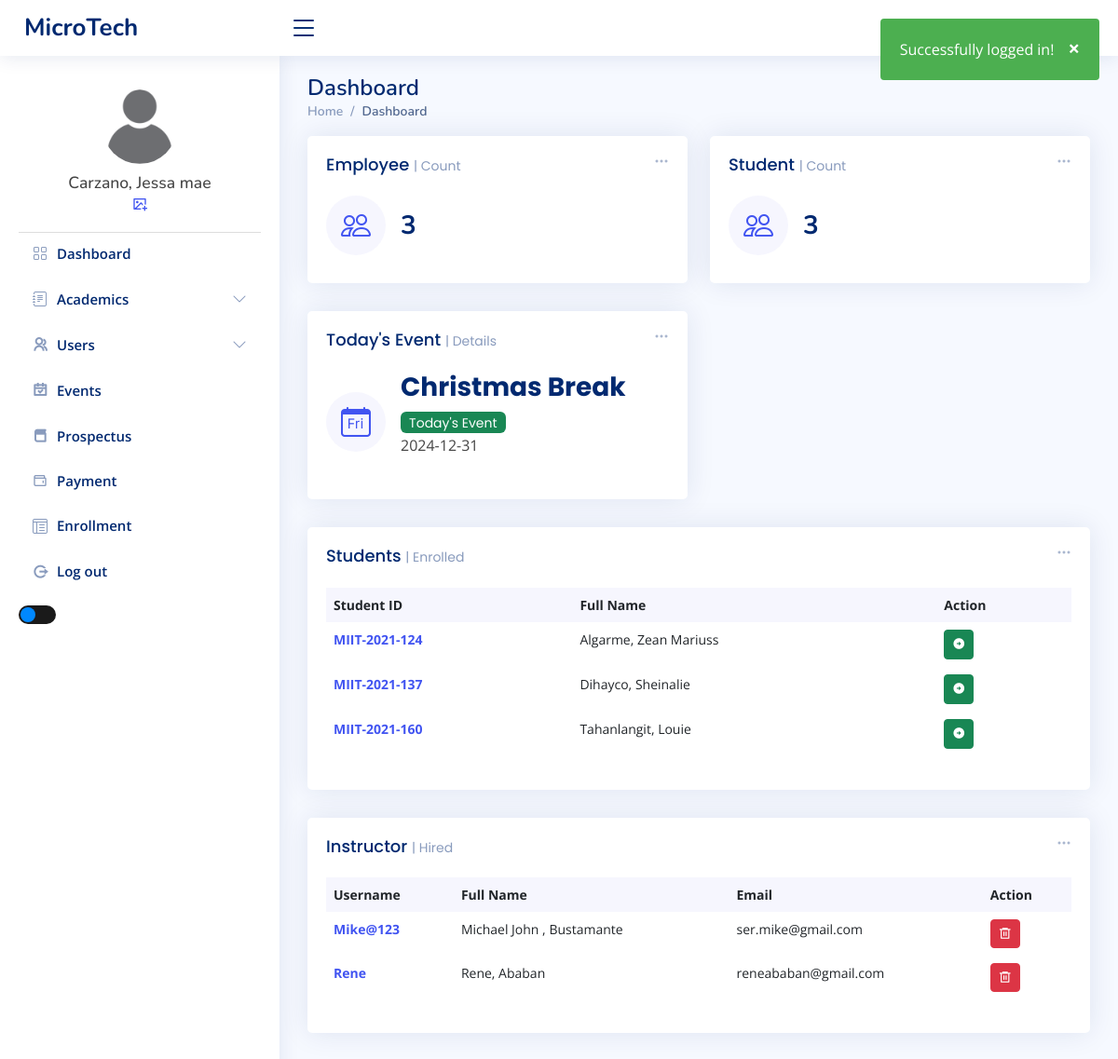
/admin/index.php (signed in), run on an earlier commit of the app's database.
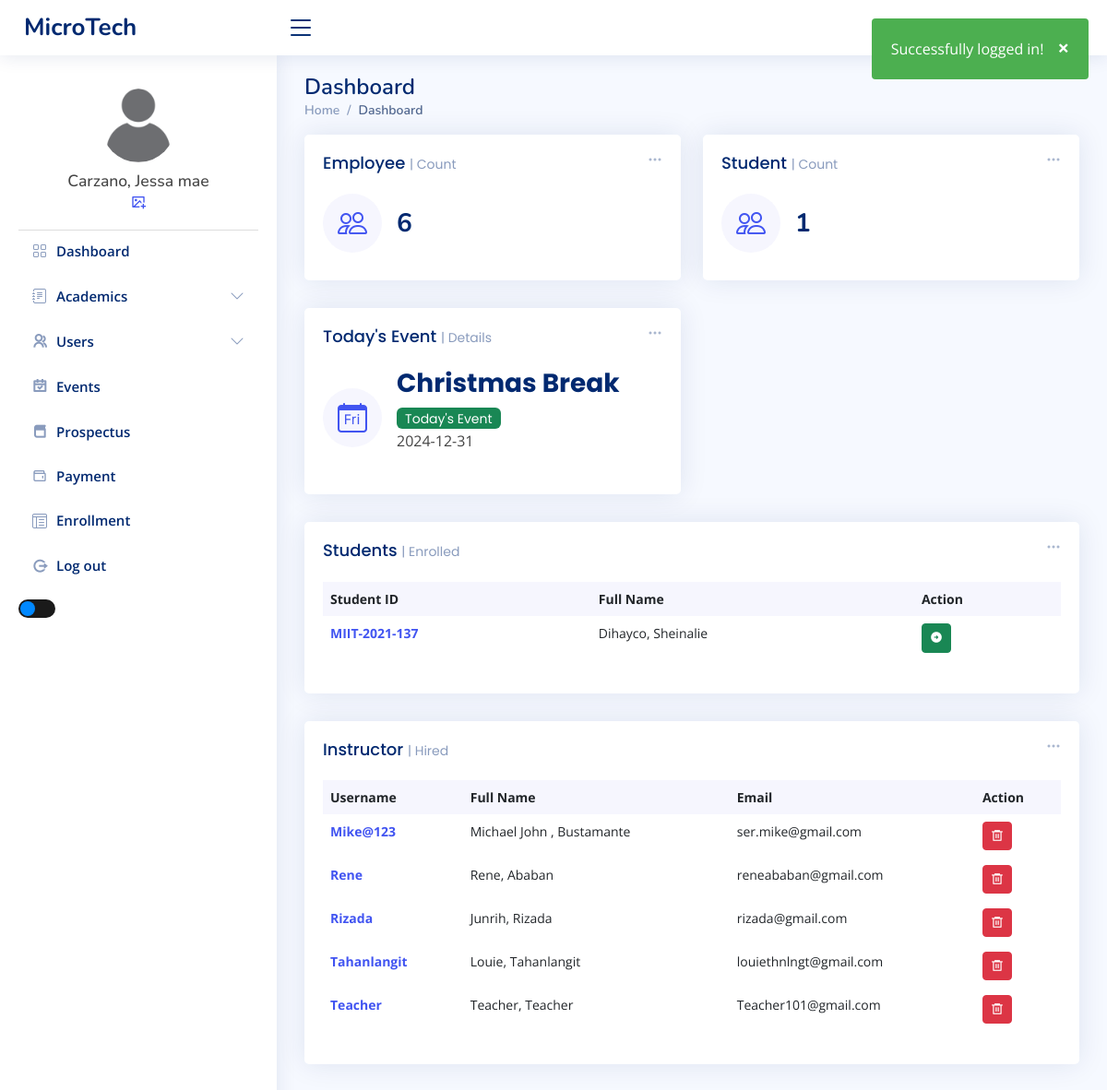
And on a later commit of the database.
### tables this page shows
CREATE TABLE `tbl_users` (
  `user_id` int(11) NOT NULL,
  `user_fname` varchar(50) NOT NULL,
  `user_lname` varchar(50) NOT NULL,
  `user_email` varchar(80) NOT NULL,
  `user_name` varchar(50) NOT NULL,
  `user_pass` varchar(100) NOT NULL,
  `user_role` varchar(20) NOT NULL,
  `user_image` varchar(100) NOT NULL,
  `date_of_birth` date DEFAULT NULL,
  `gender` enum('Male','Female') DEFAULT NULL,
  `hire_date` date DEFAULT NULL,
  `department` varchar(100) DEFAULT NULL,
  `phone_number` varchar(15) DEFAULT NULL,
  `address` varchar(255) DEFAULT NULL
);

CREATE TABLE `tbl_events` (
  `id` int(11) NOT NULL,
  `title` varchar(50) NOT NULL,
  `date` date NOT NULL,
  `description` varchar(10000) NOT NULL
);

CREATE TABLE `tbl_students` (
  `user_id` int(11) NOT NULL,
  `user_name` varchar(50) NOT NULL,
  `lname` varchar(50) NOT NULL,
  `fname` varchar(50) NOT NULL,
  `middleInitial` varchar(10) NOT NULL,
  `Suffix` varchar(15) NOT NULL,
  `course` varchar(50) NOT NULL,
  `year` int(10) NOT NULL,
  `contact` varchar(20) NOT NULL,
  `gender` varchar(10) NOT NULL,
  `bdate` varchar(50) NOT NULL,
  `pob` text NOT NULL,
  `email` varchar(50) NOT NULL,
  `major` varchar(50) NOT NULL,
  `nationality` varchar(20) NOT NULL,
  `civilStatus` varchar(20) NOT NULL,
  `religion` varchar(20) NOT NULL,
  `modality` varchar(20) NOT NULL,
  `fb` varchar(30) NOT NULL,
  `curAddress` varchar(200) NOT NULL,
  `cityAdd` varchar(200) NOT NULL,
  `zipcode` varchar(30) NOT NULL,
  `fatherName` varchar(50) NOT NULL,
  `fwork` varchar(50) NOT NULL,
  `motherName` varchar(50) NOT NULL,
  `mwork` varchar(50) NOT NULL,
  `primarySchool` varchar(100) NOT NULL,
  `primaryAddress` text NOT NULL,
  `primaryCompleted` varchar(30) NOT NULL,
  `entermediateSchool` varchar(100) NOT NULL,
  `entermediateAddress` text NOT NULL,
  `entermediateCompleted` varchar(30) NOT NULL,
  `hsSchool` varchar(100) NOT NULL,
  `hsAddress` text NOT NULL,
  `hsCompleted` varchar(30) NOT NULL,
  `shSchool` varchar(100) NOT NULL,
  `shAddress` text NOT NULL,
  `shCompleted` varchar(30) NOT NULL,
  `collegeSchool` varchar(100) NOT NULL,
  `collegeAddress` text NOT NULL,
  `collegeCompleted` varchar(30) NOT NULL,
  `user_image` varchar(50) NOT NULL,
  `user_role` varchar(50) NOT NULL,
  `user_pass` varchar(50) NOT NULL,
  `semester` int(11) NOT NULL,
  `status` varchar(20) NOT NULL
);

### admin/index.php (the view, shortened to what the rows shown need)
<?php
include_once "../templates/header.php";
include_once "includes/connect.php";
$sql = "SELECT * FROM tbl_events ORDER BY date DESC";
$stmt = $conn->query($sql);
$events = $stmt->fetchAll(PDO::FETCH_ASSOC);
$today = date('Y-m-d');
$todaysEvent = null;
foreach ($events as $event) {
  if ($event['date'] === $today) {
    $todaysEvent = $event;
    break;
  }
}
?>
<main id="main" class="main">
  <div class="pagetitle">
    <h1>Dashboard</h1>
  </div>
  <section class="section dashboard">
    <div class="row">
      <div class="col-lg-12">
        <div class="row">
          <div class="col-xxl-4 col-md-6">
            <div class="card info-card sales-card">
              <div class="card-body">
                <div class="d-flex align-items-center">
                  <div class="ps-3">
                    <?php if ($todaysEvent) : ?>
                      <li class="list-group-item d-flex justify-content-between align-items-start">
                        <div style="flex-grow: 1;">
                          <h6 class="card-title"><?php echo htmlspecialchars($todaysEvent['title']); ?> <span class="badge bg-success" style="color: white;">Today's Event</span></h6>
                          <p><?php echo htmlspecialchars($todaysEvent['date']); ?></p>
                        </div>
                      </li>
                    <?php else : ?>
                      <p>No events scheduled for today.</p>
                    <?php endif; ?>
                  </div>
                </div>
              </div>
            </div>
          </div>
          <div class="col-12">
            <div class="card recent-sales overflow-auto">
              <div class="card-body">
                <table class="table table-borderless datatable">
                  <thead>
                    <tr>
                      <th scope="col">Student ID</th>
                      <th scope="col">Full Name</th>
                      <th scope="col">Action</th>
                    </tr>
                  </thead>
                  <tbody>
                    <?php
                    $database = new Connection();
                    $db = $database->open();
                    try {
                      $sql = 'SELECT * FROM tbl_students ORDER BY lname ASC';
                      foreach ($db->query($sql) as $row) {
                    ?>
                        <tr>
                          <th scope="row"><a href=""><?php echo $row["user_name"] ?></a></th>
                          <td><?php echo $row["lname"] ?>, <?php echo $row["fname"] ?></td>
                          <td>
                            <form action="student_profile.php" method="post">
                              <button type="submit" class="btn btn-sm btn-success" name="submit"><i class="ri-arrow-right-circle-fill"></i></button>
                            </form>
                          </td>
                        </tr>
                    <?php
                      }
                    } catch (PDOException $e) {
                      echo "There is some problem in connection: " . $e->getMessage();
                    }
                    ?>
                  </tbody>
                </table>
              </div>
            </div>
          </div>
          <div class="col-lg-12">
            <div class="row">
              <div class="col-12">
                <div class="card recent-sales overflow-auto">
                  <div class="card-body">
                    <table class="table table-borderless datatable">
                      <thead>
                        <tr>
                          <th scope="col">Username</th>
                          <th scope="col">Full Name</th>
                          <th scope="col">Email</th>
                          <th scope="col">Action</th>
                        </tr>
                      </thead>
                      <tbody>
                        <?php
                        $database = new Connection();
                        $db = $database->open();
                        try {
                          $sql = "SELECT * FROM tbl_users WHERE user_role = 'teacher'
                                ORDER BY user_id ASC";
                          foreach ($db->query($sql) as $row) {
                        ?>
                            <tr>
                              <th scope="row"><a href="#"><?php echo $row["user_name"] ?></a></th>
                              <td><?php echo $row["user_fname"] ?>, <?php echo $row["user_lname"] ?></td>
                              <td><?php echo $row["user_email"] ?></td>
                              <td>
                                <form method="POST" action="../admin/upload/delete-user.php" onsubmit="return confirm('Are you sure you want to delete this user?');" style="display:inline;">
                                  <button type="submit" class="btn btn-sm btn-danger ri-delete-bin-6-line"></button>
                                </form>
                              </td>
                            </tr>
                        <?php
                          }
                        } catch (PDOException $e) {
                          echo "There is some problem in connection: " . $e->getMessage();
                        }
                        ?>
                      </tbody>
                    </table>
                  </div>
                </div>
              </div>
            </div>
          </div>
        </div>
      </div>
    </div>
  </section>
</main>
<?php
include_once "../templates/footer.php";
?>

### templates/header.php (shortened to what the rows shown need)
<?php
$database = new Connection();
$conn = $database->open();
$userid = $_SESSION["login"];
$statements = $conn->prepare("SELECT user_fname, user_lname, user_image FROM tbl_users WHERE user_id = ?");
$statements->execute([$userid]);
$user = $statements->fetch(PDO::FETCH_ASSOC);
$fname = $user['user_fname'];
$lname = $user['user_lname'];
?>
<!DOCTYPE html>
<html lang="en">
<head>
  <link href="../assets/vendor/bootstrap/css/bootstrap.min.css" rel="stylesheet">
  <link href="../assets/vendor/bootstrap-icons/bootstrap-icons.css" rel="stylesheet">
  <link href="../assets/vendor/boxicons/css/boxicons.min.css" rel="stylesheet">
  <link href="../assets/vendor/quill/quill.snow.css" rel="stylesheet">
  <link href="../assets/vendor/quill/quill.bubble.css" rel="stylesheet">
  <link href="../assets/vendor/remixicon/remixicon.css" rel="stylesheet">
  <link href="../assets/vendor/simple-datatables/style.css" rel="stylesheet">
  <link href="../assets/css/style.css" rel="stylesheet">
</head>
<body>
  <aside id="sidebar" class="sidebar">
    <ul class="sidebar-nav" id="sidebar-nav">
      <div class="profile-section">
        <div class="profile-info">
          <h5><?php echo htmlspecialchars($lname) . ', ' . htmlspecialchars($fname); ?></h5>
        </div>
      </div>
      <br>
    </ul>
  </aside>

What changed in the data, as far as the page shows it:
removed tbl_students: user_name "MIIT-2021-124", lname "Algarme", fname "Zean Mariuss"
removed tbl_students: user_name "MIIT-2021-160", lname "Tahanlangit", fname "Louie"
added tbl_users: user_name "Rizada", user_fname "Junrih", user_lname "Rizada", user_email "rizada@gmail.com"
added tbl_users: user_name "Tahanlangit", user_fname "Louie", user_lname "Tahanlangit", user_email "louiethnlngt@gmail.com"
added tbl_users: user_name "Teacher", user_fname "Teacher", user_lname "Teacher", user_email "Teacher101@gmail.com"
Also different on the page:
$empcount['count_emp']: "3" → "6"
$studcount['count_stud']: "3" → "1"
